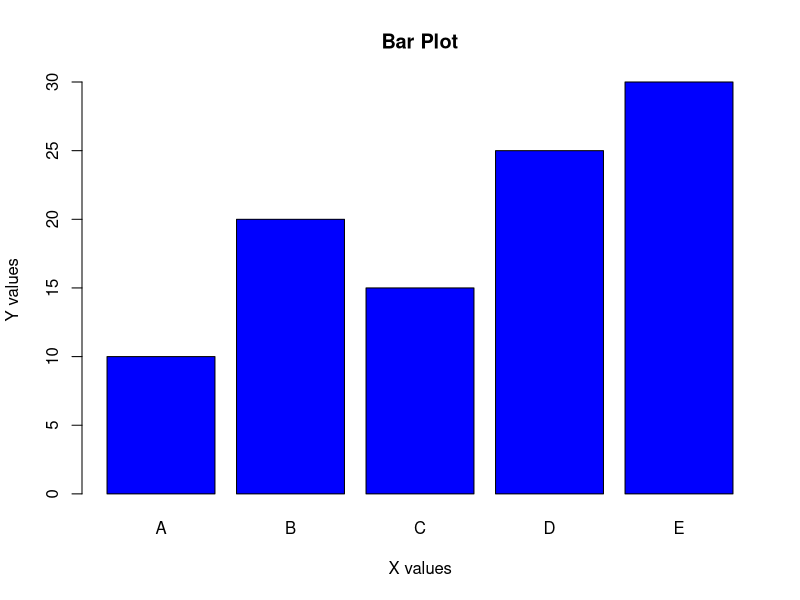

The R script that drew this image:
# Example data
x_values <- c("A", "B", "C", "D", "E")  # Categorical values (character array)
y_values <- c(10, 20, 15, 25, 30)       # Numeric values

# Create bar plot
barplot(y_values, names.arg = x_values, col = "blue", main = "Bar Plot", xlab = "X values", ylab = "Y values")
